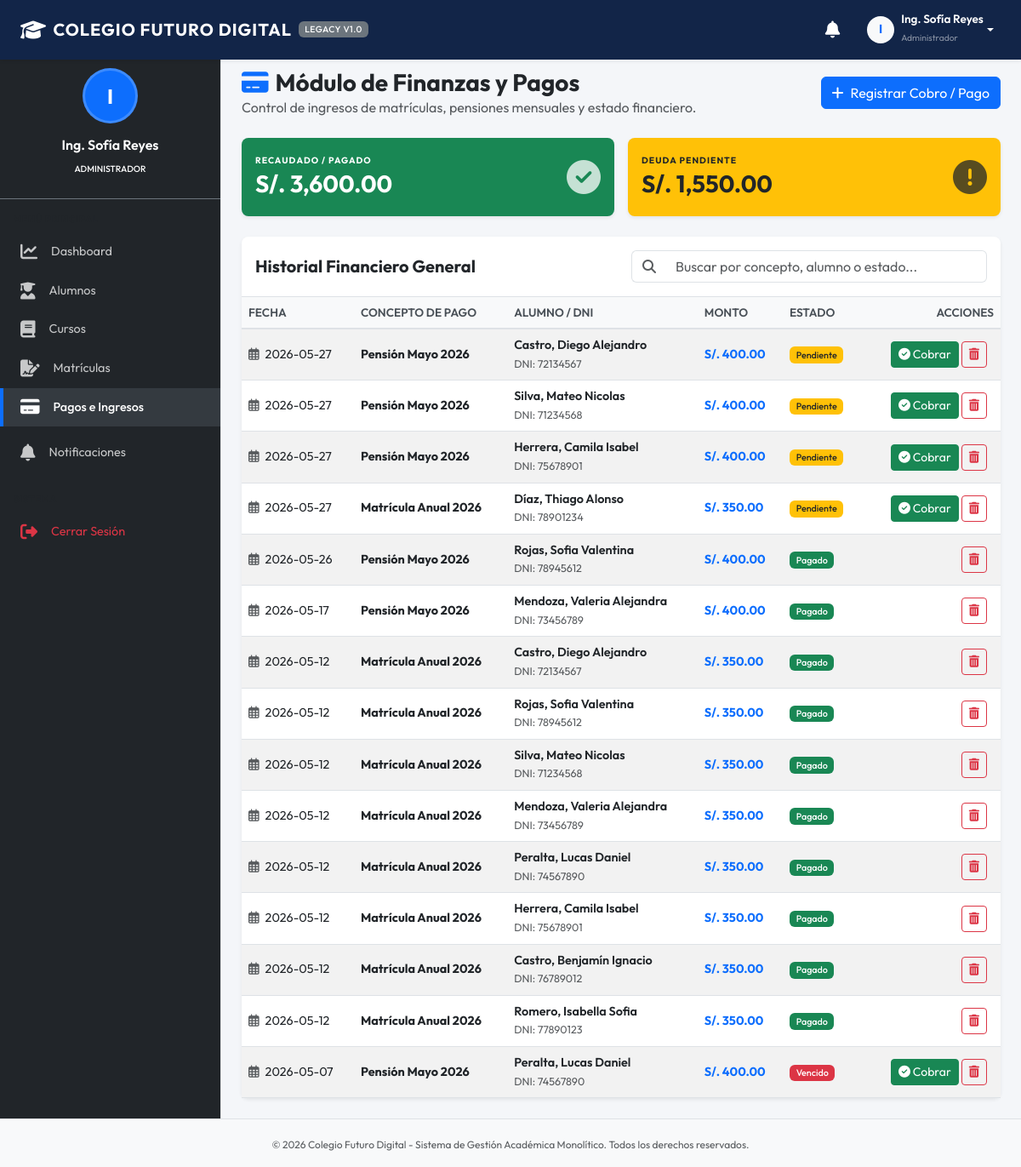
/modules/pagos.php (signed in), run on the app's committed database.
### tables this page shows
CREATE TABLE pagos (
            id INTEGER PRIMARY KEY AUTOINCREMENT,
            alumno_id INTEGER NOT NULL,
            monto REAL NOT NULL,
            fecha TEXT NOT NULL,
            concepto TEXT NOT NULL,
            estado TEXT DEFAULT 'Pendiente' CHECK(estado IN ('Pagado', 'Pendiente', 'Vencido')),
            FOREIGN KEY (alumno_id) REFERENCES alumnos(id) ON DELETE CASCADE
        );

CREATE TABLE alumnos (
            id INTEGER PRIMARY KEY AUTOINCREMENT,
            usuario_id INTEGER UNIQUE,
            nombre TEXT NOT NULL,
            apellido TEXT NOT NULL,
            documento TEXT UNIQUE NOT NULL,
            fecha_nacimiento TEXT,
            direccion TEXT,
            telefono TEXT,
            estado_academico TEXT DEFAULT 'Regular' CHECK(estado_academico IN ('Regular', 'Condicional', 'Suspendido', 'Egresado')),
            FOREIGN KEY (usuario_id) REFERENCES usuarios(id) ON DELETE SET NULL
        );

### modules/pagos.php (the view, shortened to what this page needs)
<?php
$rol = $_SESSION['usuario_rol'];
$can_modify = in_array($rol, ['Director', 'Administrador']);
$action = $_GET['action'] ?? 'list';
require_once __DIR__ . '/../includes/header.php';
require_once __DIR__ . '/../includes/sidebar.php';
?>
<div class="d-flex justify-content-between align-items-center mb-4">
    <div>
        <h1 class="h3 mb-0 text-dark fw-bold"><i class="fa-solid fa-credit-card me-2 text-primary"></i>Módulo de Finanzas y Pagos</h1>
        <p class="text-muted mb-0">Control de ingresos de matrículas, pensiones mensuales y estado financiero.</p>
    </div>
    <div class="d-flex gap-2">
        <?php if ($action === 'list' && $can_modify): ?>
            <a href="pagos.php?action=new" class="btn btn-primary"><i class="fa-solid fa-plus me-2"></i>Registrar Cobro / Pago</a>
        <?php elseif ($action !== 'list'): ?>
            <a href="pagos.php" class="btn btn-outline-secondary"><i class="fa-solid fa-arrow-left me-2"></i>Volver al Listado</a>
        <?php endif; ?>
    </div>
</div>
<?php if ($action === 'list'): ?>
    <?php
    try {
        if ($can_modify) {
            $stmt = $pdo->query("
                SELECT p.*, a.nombre as al_nombre, a.apellido as al_apellido, a.documento
                FROM pagos p
                JOIN alumnos a ON p.alumno_id = a.id
                ORDER BY p.fecha DESC
            ");
            $pagos = $stmt->fetchAll();
            $total_pagado = $pdo->query("SELECT SUM(monto) FROM pagos WHERE estado = 'Pagado'")->fetchColumn() ?: 0.0;
            $total_deuda = $pdo->query("SELECT SUM(monto) FROM pagos WHERE estado = 'Pendiente'")->fetchColumn() ?: 0.0;
        }
    } catch (PDOException $e) {
        echo "<div class='alert alert-danger'>Error al cargar pagos: " . $e->getMessage() . "</div>";
        $pagos = [];
    }
    ?>
    <div class="row g-3 mb-4">
        <div class="col-md-6">
            <div class="card shadow-sm border-0 bg-success text-white">
                <div class="card-body p-3 d-flex align-items-center justify-content-between">
                    <div>
                        <h6 class="text-uppercase fs-9 tracking-wide mb-1 fw-bold">Recaudado / Pagado</h6>
                        <h3 class="fw-bold mb-0">S/. <?php echo number_format($total_pagado, 2); ?></h3>
                    </div>
                    <div class="fs-1 opacity-75"><i class="fa-solid fa-circle-check"></i></div>
                </div>
            </div>
        </div>
        <div class="col-md-6">
            <div class="card shadow-sm border-0 bg-warning text-dark">
                <div class="card-body p-3 d-flex align-items-center justify-content-between">
                    <div>
                        <h6 class="text-uppercase fs-9 tracking-wide mb-1 fw-bold">Deuda Pendiente</h6>
                        <h3 class="fw-bold mb-0">S/. <?php echo number_format($total_deuda, 2); ?></h3>
                    </div>
                    <div class="fs-1 opacity-75"><i class="fa-solid fa-circle-exclamation"></i></div>
                </div>
            </div>
        </div>
    </div>
    <div class="card bg-white shadow-sm border-0">
        <div class="card-header bg-transparent border-bottom py-3">
            <div class="row align-items-center">
                <div class="col-md-6">
                    <h5 class="card-title mb-0 fw-bold"><?php echo $can_modify ? 'Historial Financiero General' : 'Mi Estado Financiero'; ?></h5>
                </div>
                <div class="col-md-6 mt-2 mt-md-0">
                    <div class="input-group">
                        <span class="input-group-text bg-white border-end-0"><i class="fa-solid fa-magnifying-glass text-muted"></i></span>
                        <input type="text" class="form-control border-start-0" id="tableSearch" placeholder="Buscar por concepto, alumno o estado...">
                    </div>
                </div>
            </div>
        </div>
        <div class="card-body p-0">
            <div class="table-responsive">
                <table class="table table-hover table-striped align-middle mb-0">
                    <thead>
                        <tr>
                            <th>Fecha</th>
                            <th>Concepto de Pago</th>
                            <?php if ($can_modify): ?>
                                <th>Alumno / DNI</th>
                            <?php endif; ?>
                            <th>Monto</th>
                            <th>Estado</th>
                            <?php if ($can_modify): ?>
                                <th class="text-end">Acciones</th>
                            <?php endif; ?>
                        </tr>
                    </thead>
                    <tbody>
                        <?php if (empty($pagos)): ?>
                            <tr>
                                <td colspan="<?php echo $can_modify ? '6' : '4'; ?>" class="text-center py-4 text-muted">No se registran transacciones de pago.</td>
                            </tr>
                        <?php else: ?>
                            <?php foreach ($pagos as $p): ?>
                                <tr>
                                    <td><i class="fa-regular fa-calendar-days me-1 text-muted"></i> <?php echo htmlspecialchars($p['fecha']); ?></td>
                                    <td class="fw-bold text-dark"><?php echo htmlspecialchars($p['concepto']); ?></td>
                                    <?php if ($can_modify): ?>
                                        <td>
                                            <div class="fw-semibold"><?php echo htmlspecialchars($p['al_apellido'] . ', ' . $p['al_nombre']); ?></div>
                                            <small class="text-muted">DNI: <?php echo htmlspecialchars($p['documento']); ?></small>
                                        </td>
                                    <?php endif; ?>
                                    <td class="fw-bold text-primary">S/. <?php echo number_format($p['monto'], 2); ?></td>
                                    <td>
                                        <?php
                                        $badgeColor = 'bg-success';
                                        if ($p['estado'] === 'Pendiente') $badgeColor = 'bg-warning text-dark';
                                        elseif ($p['estado'] === 'Vencido') $badgeColor = 'bg-danger';
                                        ?>
                                        <span class="badge <?php echo $badgeColor; ?>"><?php echo $p['estado']; ?></span>
                                    </td>
                                    <?php if ($can_modify): ?>
                                        <td class="text-end px-3">
                                            <?php if ($p['estado'] !== 'Pagado'): ?>
                                                <a href="pagos.php?action=pay&id=<?php echo $p['id']; ?>" class="btn btn-sm btn-success" title="Registrar Cobro" onclick="return confirm('¿Está seguro de marcar este pago como PAGADO?');"><i class="fa-solid fa-circle-check"></i> Cobrar</a>
                                            <?php endif; ?>
                                            <a href="pagos.php?action=delete&id=<?php echo $p['id']; ?>" class="btn btn-sm btn-outline-danger" title="Eliminar Registro" onclick="return confirmarEliminacion();"><i class="fa-solid fa-trash-can"></i></a>
                                        </td>
                                    <?php endif; ?>
                                </tr>
                            <?php endforeach; ?>
                        <?php endif; ?>
                    </tbody>
                </table>
            </div>
        </div>
    </div>
<?php endif; ?>
<?php
require_once __DIR__ . '/../includes/footer.php';
?>

### assets/css/style.css (style rules this page uses)
:root { --primary-color: #1e3c72; --primary-dark: #122548; --primary-light: #2a5298; --secondary-color: #6c757d; --bg-light: #f4f6f9; --sidebar-bg: #212529; --sidebar-hover: #343a40; --sidebar-active: #0d6efd; --text-dark: #333333; --font-sans: 'Outfit', 'Roboto', -apple-system, BlinkMacSystemFont, "Segoe UI", sans-serif; }
body { font-family: var(--font-sans); background-color: var(--bg-light); color: var(--text-dark); margin: 0; padding-top: 56px; display: flex; flex-direction: column; min-height: 100vh; }
.card { border-radius: 8px; box-shadow: 0 4px 6px rgba(0, 0, 0, 0.05); }
.table { border-collapse: separate; border-spacing: 0; }
.table th { background-color: #f8f9fa; color: #495057; font-weight: 600; border-bottom: 2px solid #dee2e6; font-size: 0.85rem; text-transform: uppercase; }
.table td { font-size: 0.9rem; vertical-align: middle; }
.badge { font-weight: 500; padding: 0.4em 0.7em; }
.fs-9 { font-size: 0.65rem; }
.tracking-wide { letter-spacing: 1px; }

### data on the page
pagos: fecha "2026-05-27", concepto "Pensión Mayo 2026", alumno.nombre "Castro, Diego Alejandro", alumno.documento "72134567", monto "400.00", estado "Pendiente"
pagos: fecha "2026-05-27", concepto "Pensión Mayo 2026", alumno.nombre "Silva, Mateo Nicolas", alumno.documento "71234568", monto "400.00", estado "Pendiente"
pagos: fecha "2026-05-27", concepto "Pensión Mayo 2026", alumno.nombre "Herrera, Camila Isabel", alumno.documento "75678901", monto "400.00", estado "Pendiente"
pagos: fecha "2026-05-27", concepto "Matrícula Anual 2026", alumno.nombre "Díaz, Thiago Alonso", alumno.documento "78901234", monto "350.00", estado "Pendiente"
pagos: fecha "2026-05-26", concepto "Pensión Mayo 2026", alumno.nombre "Rojas, Sofia Valentina", alumno.documento "78945612", monto "400.00", estado "Pagado"
pagos: fecha "2026-05-17", concepto "Pensión Mayo 2026", alumno.nombre "Mendoza, Valeria Alejandra", alumno.documento "73456789", monto "400.00", estado "Pagado"
pagos: fecha "2026-05-12", concepto "Matrícula Anual 2026", alumno.nombre "Castro, Diego Alejandro", alumno.documento "72134567", monto "350.00", estado "Pagado"
pagos: fecha "2026-05-12", concepto "Matrícula Anual 2026", alumno.nombre "Rojas, Sofia Valentina", alumno.documento "78945612", monto "350.00", estado "Pagado"
pagos: fecha "2026-05-12", concepto "Matrícula Anual 2026", alumno.nombre "Silva, Mateo Nicolas", alumno.documento "71234568", monto "350.00", estado "Pagado"
pagos: fecha "2026-05-12", concepto "Matrícula Anual 2026", alumno.nombre "Mendoza, Valeria Alejandra", alumno.documento "73456789", monto "350.00", estado "Pagado"
pagos: fecha "2026-05-12", concepto "Matrícula Anual 2026", alumno.nombre "Peralta, Lucas Daniel", alumno.documento "74567890", monto "350.00", estado "Pagado"
pagos: fecha "2026-05-12", concepto "Matrícula Anual 2026", alumno.nombre "Herrera, Camila Isabel", alumno.documento "75678901", monto "350.00", estado "Pagado"
pagos: fecha "2026-05-12", concepto "Matrícula Anual 2026", alumno.nombre "Castro, Benjamín Ignacio", alumno.documento "76789012", monto "350.00", estado "Pagado"
pagos: fecha "2026-05-12", concepto "Matrícula Anual 2026", alumno.nombre "Romero, Isabella Sofia", alumno.documento "77890123", monto "350.00", estado "Pagado"
pagos: fecha "2026-05-07", concepto "Pensión Mayo 2026", alumno.nombre "Peralta, Lucas Daniel", alumno.documento "74567890", monto "400.00", estado "Vencido"

### other printed values
substr($_SESSION['usuario_nombre'], 0, 1) "I"
$_SESSION['usuario_nombre'] "Ing. Sofía Reyes"
$_SESSION['usuario_rol'] "Administrador"
$rol "ADMINISTRADOR"
$total_pagado "3,600.00"
$total_deuda "1,550.00"
